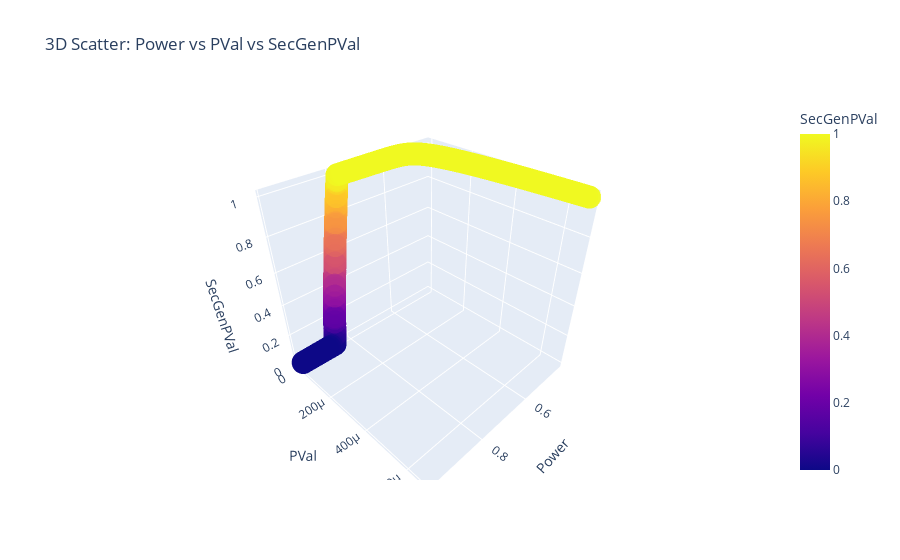

Write notebook code for a chart like this one.
### Code cell
import plotly.express as px

# 1. 3D Scatter Plot
fig = px.scatter_3d(table.sample(5000), x='Power', y='PVal', z='SecGenPVal',
                    opacity=0.5, color='SecGenPVal', title='3D Scatter: Power vs PVal vs SecGenPVal')
fig.show()

### Figure 1 — Plotly figure (JSON) as saved in the notebook; plotly's stock layout.template omitted (floating-point values rounded to 4 significant figures; data arrays with more than 128 entries replaced by an {"elided": "..."} marker saying what was removed)
{"data": [{"hovertemplate": "Power=%{x}<br>PVal=%{y}<br>SecGenPVal=%{marker.color}<extra></extra>", "legendgroup": "", "marker": {"color": {"elided": "5000 float values"}, "coloraxis": "coloraxis", "opacity": 0.5, "symbol": "circle"}, "mode": "markers", "name": "", "scene": "scene", "showlegend": false, "type": "scatter3d", "x": {"elided": "5000 float values"}, "y": {"elided": "5000 float values"}, "z": {"elided": "5000 float values"}}], "layout": {"coloraxis": {"colorbar": {"title": {"text": "SecGenPVal"}}, "colorscale": [[0, "#0d0887"], [0.1111, "#46039f"], [0.2222, "#7201a8"], [0.3333, "#9c179e"], [0.4444, "#bd3786"], [0.5556, "#d8576b"], [0.6667, "#ed7953"], [0.7778, "#fb9f3a"], [0.8889, "#fdca26"], [1, "#f0f921"]]}, "legend": {"tracegroupgap": 0}, "scene": {"domain": {"x": [0, 1], "y": [0, 1]}, "xaxis": {"title": {"text": "Power"}}, "yaxis": {"title": {"text": "PVal"}}, "zaxis": {"title": {"text": "SecGenPVal"}}}, "title": {"text": "3D Scatter: Power vs PVal vs SecGenPVal"}}}
